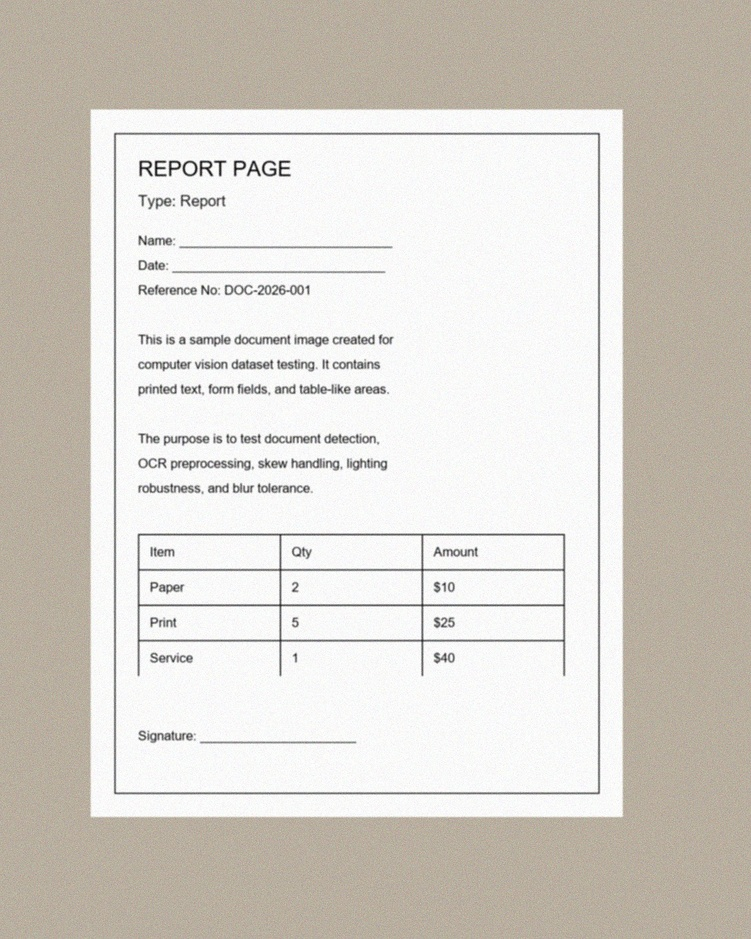
#> input picture Day25/Sample Input Images/image12.jpg, 751 x 939 px, shrunk from 1200 x 1500 before the run
$ python -i Preprocessing.py   (imports and definitions only)
#> lines starting #> are read from the running program, lines starting #| are printed output that depends on the picture; after the words box and inside, x2 and y2 are one past the last pixel; in counts of white or black regions, pixels touching at a corner belong together
#> further down, picture is the input picture: shape (939, 751, 3); mean B, G, R 203, 210.3, 214.7
import cv2

def preprocess_image(image):

    # Convert to grayscale
    gray = cv2.cvtColor(image, cv2.COLOR_BGR2GRAY)

    # Remove noise
    gray = cv2.GaussianBlur(gray, (5, 5), 0)

    # Adaptive Thresholding
    processed = cv2.adaptiveThreshold(
        gray,
        255,
        cv2.ADAPTIVE_THRESH_GAUSSIAN_C,
        cv2.THRESH_BINARY,
        11,
        2
    )
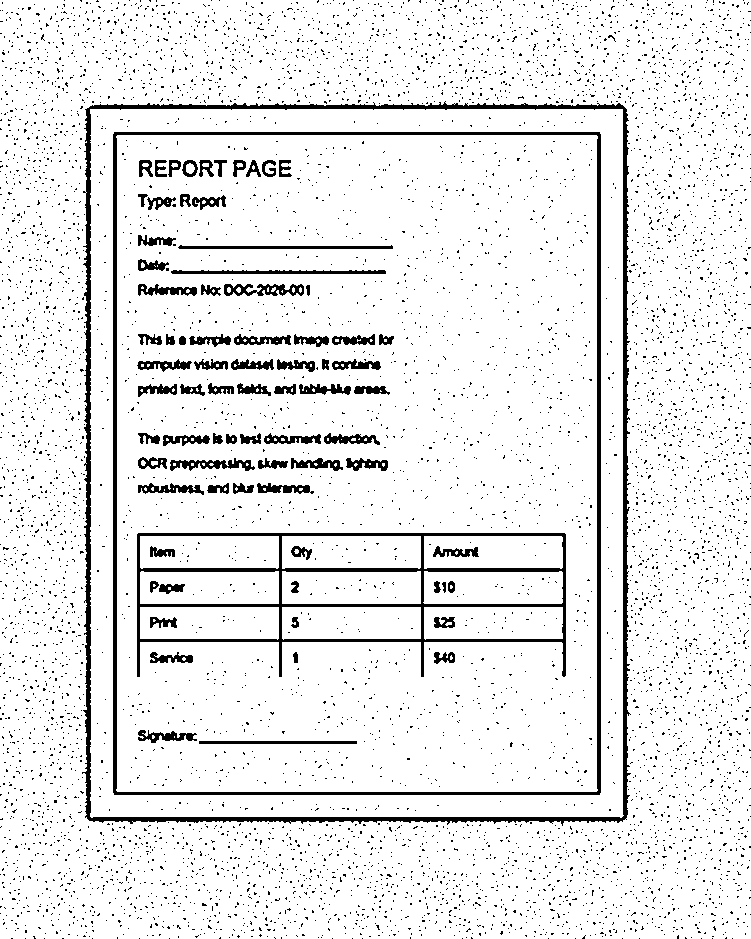
#> processed: shape (939, 751); 91.7% white; 6921 black regions (6842 under 20 px), largest, box (x1, y1, x2, y2) and area: (82, 101, 631, 826) 11395, (113, 132, 601, 795) 8167, (137, 533, 566, 677) 7131

    return processed

>>> import cv2
>>> picture = cv2.imread('../Sample Input Images/image12.jpg')
>>> result = preprocess_image(picture)

$ run again, on Day25/Sample Input Images/image13.jpg
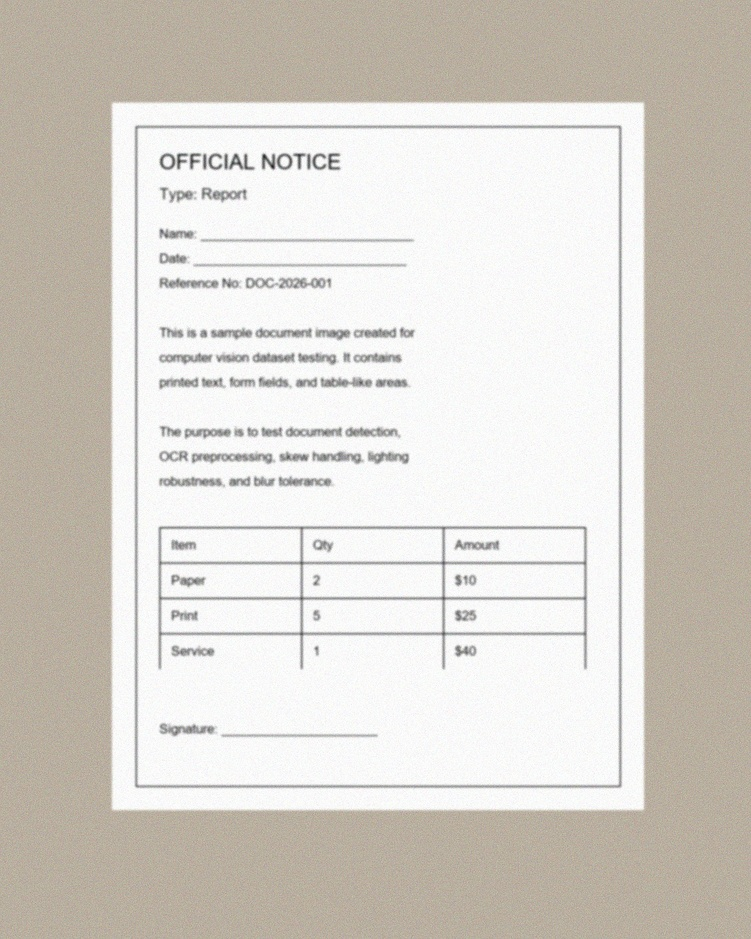
#> input picture Day25/Sample Input Images/image13.jpg, 751 x 939 px, shrunk from 1200 x 1500 before the run
#> picture is the input picture: shape (939, 751, 3); mean B, G, R 203.1, 210.4, 214.9
#> in preprocess_image, `processed = cv2.adaptiveThreshold( gray, 255, cv2.ADAPTIVE_THRESH_GAUS..`:
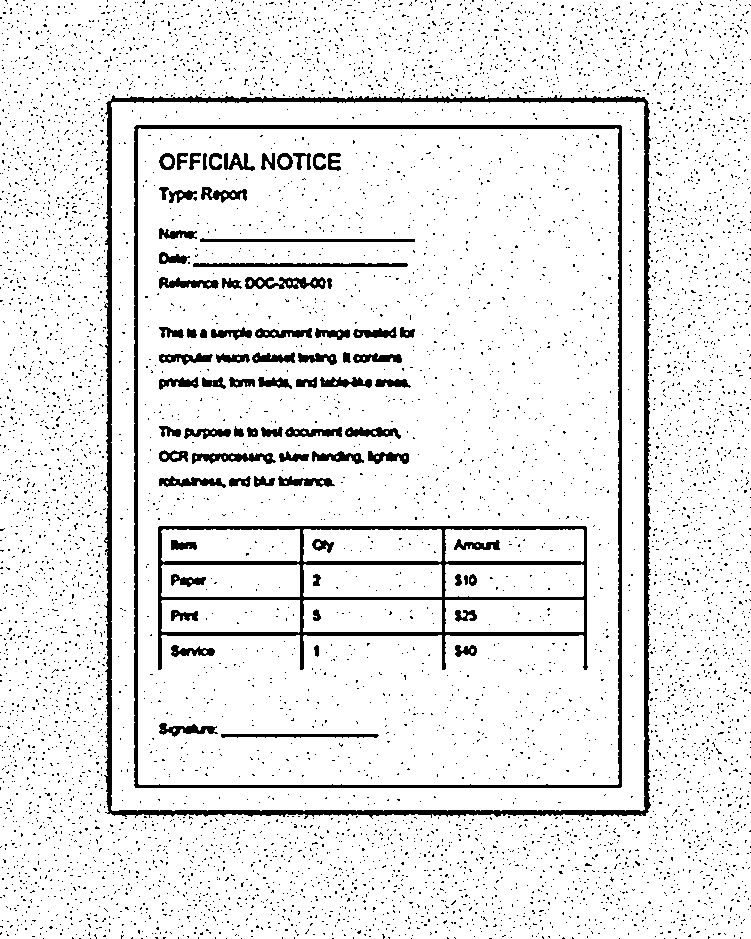
#> processed: shape (939, 751); 91.2% white; 6801 black regions (6723 under 20 px), largest, box (x1, y1, x2, y2) and area: (103, 93, 652, 819) 12330, (134, 125, 622, 788) 8365, (158, 526, 588, 670) 8075

$ run again, on Day25/Sample Input Images/image5.jpg
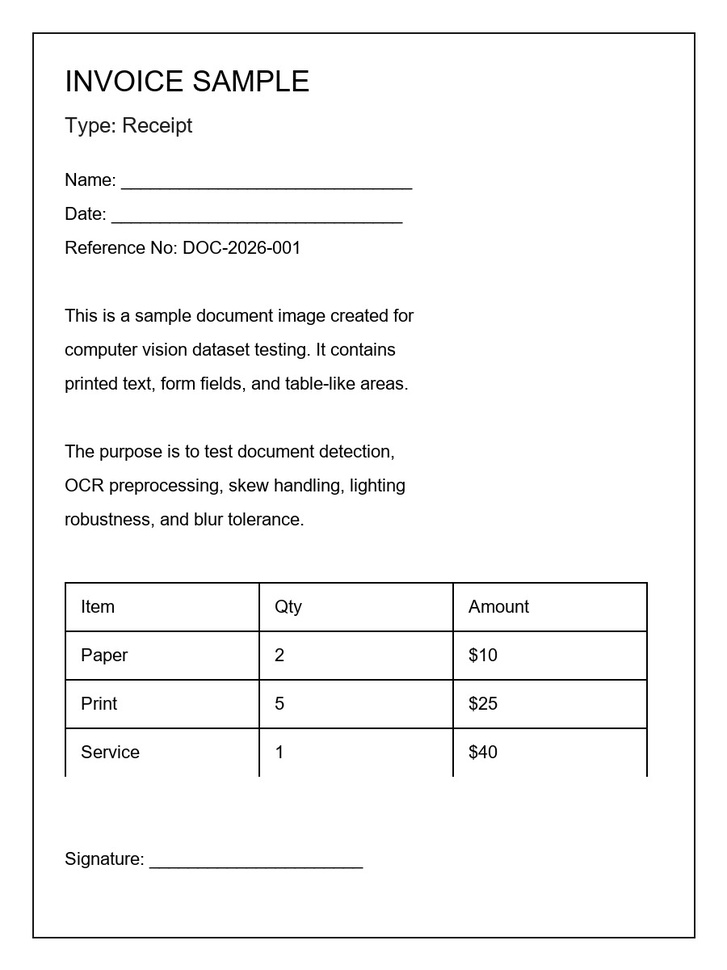
#> input picture Day25/Sample Input Images/image5.jpg, 727 x 970 px, shrunk from 900 x 1200 before the run
#> picture is the input picture: shape (970, 727, 3); min 0, max 255, mean 246.3
#> in preprocess_image, `gray = cv2.GaussianBlur(gray, (5, 5), 0)`:
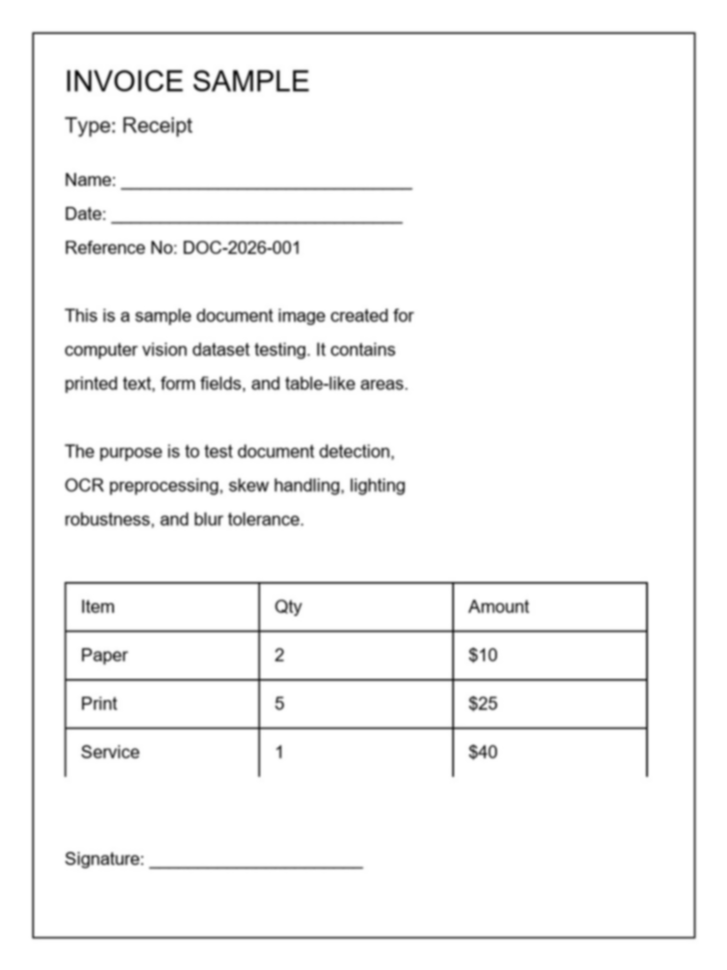
#> gray: shape (970, 727); min 14, max 255, mean 246.3
#> in preprocess_image, `processed = cv2.adaptiveThreshold( gray, 255, cv2.ADAPTIVE_THRESH_GAUS..`:
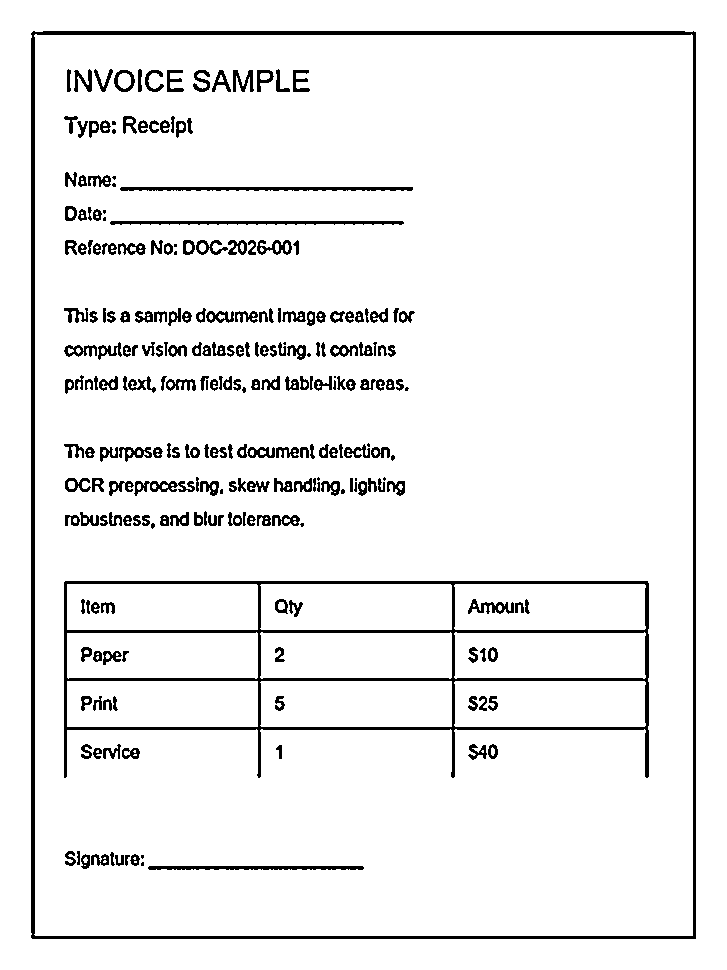
#> processed: shape (970, 727); 93.7% white; 252 black regions (24 under 20 px), largest, box (x1, y1, x2, y2) and area: (31, 31, 696, 939) 10929, (64, 581, 649, 778) 9343, (120, 187, 413, 191) 1025
